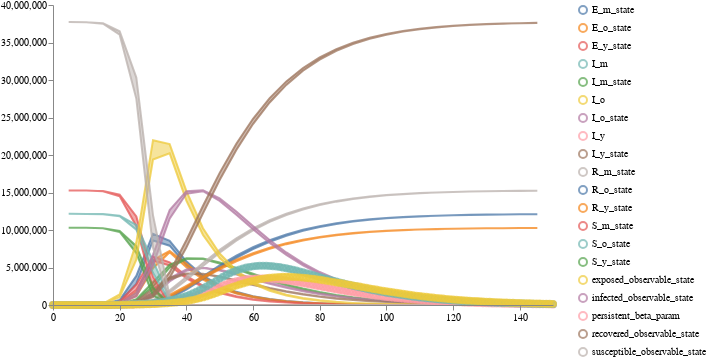

Notebook cell for this chart:
### Code cell
# Plot results for all states
logging_step_size = 5.0
calibrated_sample_results = pyciemss.sample(model1, end_time, logging_step_size, num_samples, 
                start_time=start_time, inferred_parameters=parameter_estimates)
schema = plots.trajectories(calibrated_sample_results["data"], #keep="I_.*", 
                            points = run_n.drop(['Timestamp'],axis=1))
# plots.save_schema(schema, "_schema.json")
plots.ipy_display(schema,format='interactive')

### Figure 1 — Vega specification as saved in the notebook (floating-point values rounded to 4 significant figures; data arrays with more than 128 entries replaced by an {"elided": "..."} marker saying what was removed)
{"$schema": "https://vega.github.io/schema/vega/v5.json", "axes": [{"name": "x_axis", "orient": "bottom", "scale": "xscale", "zindex": 100}, {"name": "y_axis", "orient": "left", "scale": "yscale", "zindex": 100}], "data": [{"name": "distributions", "transform": [{"sort": {"field": ["trajectory", "timepoint"]}, "type": "collect"}], "values": {"elided": "493 records"}}, {"name": "traces", "transform": [{"expr": "isValid(datum.value)", "type": "filter"}, {"sort": {"field": ["trajectory", "timepoint"]}, "type": "collect"}], "values": []}, {"name": "points", "values": {"elided": "453 records"}}, {"name": "markers_v", "values": []}, {"name": "markers_h", "values": []}, {"name": "selected", "on": [{"remove": true, "trigger": "clear"}, {"remove": true, "trigger": "!shift"}, {"insert": "clicked", "trigger": "!shift && clicked"}, {"toggle": "clicked", "trigger": "shift && clicked"}]}, {"name": "selectedData", "on": [{"remove": true, "trigger": "clearData"}, {"toggle": "clickedData", "trigger": "clickedData"}]}], "height": 300, "legends": [{"encode": {"labels": {"interactive": true, "name": "legendLabel", "update": {"opacity": [{"test": "!length(data('selectedData')) || indata('selectedData', 'value', datum.value)", "value": 1}, {"value": 0.25}]}}, "symbols": {"interactive": true, "name": "legendSymbol", "update": {"fill": {"value": "transparent"}, "opacity": [{"test": "!length(data('selected')) || indata('selected', 'value', datum.value) || indata('selectedData', 'value', datum.value)", "value": 0.7}, {"value": 0.15}], "size": {"value": 64}, "strokeWidth": {"value": 2}}}}, "name": "color_legend", "stroke": "color"}], "marks": [{"from": {"facet": {"data": "points", "groupby": "trajectory", "name": "points_split"}}, "marks": [{"encode": {"hover": {"fillOpacity": {"value": 0.9}}, "update": {"fill": {"field": "trajectory", "scale": "color"}, "fillOpacity": [{"test": "!length(data('selected')) || indata('selected', 'value', datum.trajectory)", "value": 0.5}, {"value": 0.15}], "size": {"value": 35}, "stroke": {"field": "trajectory", "scale": "color"}, "strokeOpacity": [{"test": "!length(data('selected')) || indata('selected', 'value', datum.trajectory)", "value": 0.75}, {"value": 0.15}], "strokeWidth": {"value": 2}, "tooltip": {"field": "value"}, "x": {"field": "timepoint", "scale": "xscale"}, "y": {"field": "value", "scale": "yscale"}}}, "from": {"data": "points_split"}, "name": "_points_symbol", "type": "symbol", "zindex": 3}, {"encode": {"hover": {"fillOpacity": {"value": 0.9}}, "update": {"interpolate": {"value": "linear"}, "stroke": {"field": "trajectory", "scale": "color"}, "strokeDash": {"value": [5, 3]}, "strokeOpacity": [{"test": "!length(data('selected')) || indata('selected', 'value', datum.trajectory)", "value": 0.3}, {"value": 0.1}], "strokeWidth": {"value": 2}, "x": {"field": "timepoint", "scale": "xscale"}, "y": {"field": "value", "scale": "yscale"}}}, "from": {"data": "points_split"}, "name": "_points_line", "type": "line", "zindex": 3}], "name": "_points", "type": "group", "zindex": 3}, {"from": {"facet": {"data": "traces", "groupby": "trajectory", "name": "traces_split"}}, "marks": [{"encode": {"hover": {"fillOpacity": {"value": 0.9}}, "update": {"interpolate": {"value": "linear"}, "stroke": {"field": "trajectory", "scale": "color"}, "strokeOpacity": [{"test": "!length(data('selected')) || indata('selected', 'value', datum.trajectory)", "value": 0.75}, {"value": 0.15}], "strokeWidth": {"value": 2}, "x": {"field": "timepoint", "scale": "xscale"}, "y": {"field": "value", "scale": "yscale"}}}, "from": {"data": "traces_split"}, "name": "_traces_lines", "type": "line"}], "name": "_traces", "type": "group", "zindex": 2}, {"from": {"facet": {"data": "distributions", "groupby": "trajectory", "name": "trajectory_split"}}, "marks": [{"encode": {"hover": {"fillOpacity": {"value": 0.9}}, "update": {"fill": {"field": "trajectory", "scale": "color"}, "fillOpacity": [{"test": "!length(data('selected')) || indata('selected', 'value', datum.trajectory)", "value": 0.5}, {"value": 0.15}], "interpolate": {"value": "linear"}, "stroke": {"field": "trajectory", "scale": "color"}, "strokeOpacity": [{"test": "!length(data('selected')) || indata('selected', 'value', datum.trajectory)", "value": 0.75}, {"value": 0.15}], "strokeWidth": {"value": 2}, "x": {"field": "timepoint", "scale": "xscale"}, "y": {"field": "upper", "scale": "yscale"}, "y2": {"field": "lower", "scale": "yscale"}}}, "from": {"data": "trajectory_split"}, "interactive": true, "name": "area", "type": "area"}], "name": "_distributions", "type": "group", "zindex": 1}, {"marks": [{"encode": {"enter": {"stroke": {"value": "lightgray"}}, "update": {"opacity": {"value": 1}, "x": {"field": "axis_value", "scale": "xscale"}, "y": {"signal": "height"}, "y2": {"value": 0}}}, "from": {"data": "markers_v"}, "name": "_marker_v text", "type": "rule"}, {"encode": {"enter": {"fontSize": {"value": 8}, "text": {"field": "datum.label"}, "y": {"value": 0}}}, "from": {"data": "_marker_v text"}, "name": "_marker_v flags", "transform": [{"as": ["x", "_y", "opacity", "align", "baseline"], "lineAnchor": "start", "offset": [1], "size": {"signal": "[width, height]"}, "type": "label"}], "type": "text"}], "name": "_markers_v", "type": "group"}, {"marks": [{"encode": {"enter": {"stroke": {"value": "lightgray"}}, "update": {"opacity": {"value": 1}, "x": {"signal": "width"}, "x2": {"value": 0}, "y": {"field": "axis_value", "scale": "yscale"}}}, "from": {"data": "markers_h"}, "name": "_marker_h text", "type": "rule"}, {"encode": {"enter": {"fontSize": {"value": 8}, "text": {"field": "datum.label"}, "x": {"signal": "width+20"}}}, "from": {"data": "_marker_h text"}, "name": "_marker_h flags", "transform": [{"as": ["_x", "y", "opacity", "align", "baseline"], "lineAnchor": "start", "offset": [1], "size": {"signal": "[width, height]"}, "type": "label"}], "type": "text"}], "name": "_markers_h", "type": "group"}], "scales": [{"domain": {"fields": [{"data": "distributions", "field": "timepoint"}, {"data": "traces", "field": "timepoint"}, {"data": "points", "field": "timepoint"}]}, "name": "xscale", "range": "width", "type": "linear", "zero": false}, {"domain": {"fields": [{"data": "distributions", "field": "lower"}, {"data": "distributions", "field": "upper"}, {"data": "traces", "field": "value"}, {"data": "points", "field": "value"}]}, "name": "yscale", "nice": true, "range": "height", "type": "linear", "zero": true}, {"domain": {"fields": [{"data": "distributions", "field": "trajectory"}, {"data": "traces", "field": "trajectory"}, {"data": "points", "field": "trajectory"}], "sort": {"field": "key", "order": "ascending"}}, "name": "color", "range": "category", "type": "ordinal"}], "signals": [{"name": "clear", "on": [{"events": "mouseup[!event.item]", "force": true, "update": "true"}], "value": true}, {"name": "shift", "on": [{"events": "@legendSymbol:click, @legendLabel:click", "force": true, "update": "event.shiftKey"}], "value": false}, {"name": "clicked", "on": [{"events": "@legendSymbol:click, @legendLabel:click", "force": true, "update": "{value: datum.value}"}], "value": null}, {"name": "clearData", "on": [{"events": "mouseup[!event.item]", "force": true, "update": "true"}], "value": true}, {"name": "clickedData", "on": [{"events": "@area:click", "force": true, "update": "{value: datum.trajectory}"}], "value": null}], "width": 500}
